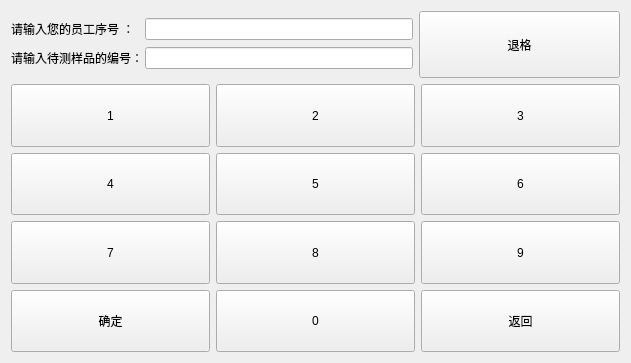
<?xml version="1.0" encoding="UTF-8"?>
<ui version="4.0">
 <class>input_person_sampleSerial</class>
 <widget class="QWidget" name="input_person_sampleSerial">
  <property name="geometry">
   <rect>
    <x>0</x>
    <y>0</y>
    <width>631</width>
    <height>363</height>
   </rect>
  </property>
  <property name="windowTitle">
   <string>Form</string>
  </property>
  <layout class="QGridLayout" name="gridLayout_3">
   <item row="0" column="0">
    <layout class="QVBoxLayout" name="verticalLayout" stretch="1,4">
     <item>
      <layout class="QHBoxLayout" name="horizontalLayout" stretch="2,1">
       <item>
        <layout class="QGridLayout" name="gridLayout_2">
         <property name="spacing">
          <number>0</number>
         </property>
         <item row="0" column="0">
          <widget class="QLabel" name="label">
           <property name="text">
            <string>请输入您的员工序号 ：   </string>
           </property>
          </widget>
         </item>
         <item row="0" column="1">
          <widget class="QLineEdit" name="lineEdit_people"/>
         </item>
         <item row="1" column="0">
          <widget class="QLabel" name="label_2">
           <property name="text">
            <string>请输入待测样品的编号：</string>
           </property>
          </widget>
         </item>
         <item row="1" column="1">
          <widget class="QLineEdit" name="lineEdit_serial"/>
         </item>
        </layout>
       </item>
       <item>
        <widget class="QPushButton" name="pushButton">
         <property name="sizePolicy">
          <sizepolicy hsizetype="Minimum" vsizetype="Minimum">
           <horstretch>0</horstretch>
           <verstretch>0</verstretch>
          </sizepolicy>
         </property>
         <property name="text">
          <string>退格</string>
         </property>
        </widget>
       </item>
      </layout>
     </item>
     <item>
      <layout class="QGridLayout" name="gridLayout">
       <item row="0" column="0">
        <widget class="QPushButton" name="b_1">
         <property name="sizePolicy">
          <sizepolicy hsizetype="Minimum" vsizetype="Minimum">
           <horstretch>0</horstretch>
           <verstretch>0</verstretch>
          </sizepolicy>
         </property>
         <property name="text">
          <string>1</string>
         </property>
        </widget>
       </item>
       <item row="0" column="1">
        <widget class="QPushButton" name="b_2">
         <property name="sizePolicy">
          <sizepolicy hsizetype="Minimum" vsizetype="Minimum">
           <horstretch>0</horstretch>
           <verstretch>0</verstretch>
          </sizepolicy>
         </property>
         <property name="text">
          <string>2</string>
         </property>
        </widget>
       </item>
       <item row="0" column="2">
        <widget class="QPushButton" name="b_3">
         <property name="sizePolicy">
          <sizepolicy hsizetype="Minimum" vsizetype="Minimum">
           <horstretch>0</horstretch>
           <verstretch>0</verstretch>
          </sizepolicy>
         </property>
         <property name="text">
          <string>3</string>
         </property>
        </widget>
       </item>
       <item row="1" column="0">
        <widget class="QPushButton" name="b_4">
         <property name="sizePolicy">
          <sizepolicy hsizetype="Minimum" vsizetype="Minimum">
           <horstretch>0</horstretch>
           <verstretch>0</verstretch>
          </sizepolicy>
         </property>
         <property name="text">
          <string>4</string>
         </property>
        </widget>
       </item>
       <item row="1" column="1">
        <widget class="QPushButton" name="b_5">
         <property name="sizePolicy">
          <sizepolicy hsizetype="Minimum" vsizetype="Minimum">
           <horstretch>0</horstretch>
           <verstretch>0</verstretch>
          </sizepolicy>
         </property>
         <property name="text">
          <string>5</string>
         </property>
        </widget>
       </item>
       <item row="1" column="2">
        <widget class="QPushButton" name="b_6">
         <property name="sizePolicy">
          <sizepolicy hsizetype="Minimum" vsizetype="Minimum">
           <horstretch>0</horstretch>
           <verstretch>0</verstretch>
          </sizepolicy>
         </property>
         <property name="text">
          <string>6</string>
         </property>
        </widget>
       </item>
       <item row="2" column="0">
        <widget class="QPushButton" name="b_7">
         <property name="sizePolicy">
          <sizepolicy hsizetype="Minimum" vsizetype="Minimum">
           <horstretch>0</horstretch>
           <verstretch>0</verstretch>
          </sizepolicy>
         </property>
         <property name="text">
          <string>7</string>
         </property>
        </widget>
       </item>
       <item row="2" column="1">
        <widget class="QPushButton" name="b_8">
         <property name="sizePolicy">
          <sizepolicy hsizetype="Minimum" vsizetype="Minimum">
           <horstretch>0</horstretch>
           <verstretch>0</verstretch>
          </sizepolicy>
         </property>
         <property name="text">
          <string>8</string>
         </property>
        </widget>
       </item>
       <item row="2" column="2">
        <widget class="QPushButton" name="b_9">
         <property name="sizePolicy">
          <sizepolicy hsizetype="Minimum" vsizetype="Minimum">
           <horstretch>0</horstretch>
           <verstretch>0</verstretch>
          </sizepolicy>
         </property>
         <property name="text">
          <string>9</string>
         </property>
        </widget>
       </item>
       <item row="3" column="0">
        <widget class="QPushButton" name="b_ok">
         <property name="sizePolicy">
          <sizepolicy hsizetype="Minimum" vsizetype="Minimum">
           <horstretch>0</horstretch>
           <verstretch>0</verstretch>
          </sizepolicy>
         </property>
         <property name="text">
          <string>确定</string>
         </property>
        </widget>
       </item>
       <item row="3" column="1">
        <widget class="QPushButton" name="b_0">
         <property name="sizePolicy">
          <sizepolicy hsizetype="Minimum" vsizetype="Minimum">
           <horstretch>0</horstretch>
           <verstretch>0</verstretch>
          </sizepolicy>
         </property>
         <property name="text">
          <string>0</string>
         </property>
        </widget>
       </item>
       <item row="3" column="2">
        <widget class="QPushButton" name="b_return">
         <property name="sizePolicy">
          <sizepolicy hsizetype="Minimum" vsizetype="Minimum">
           <horstretch>0</horstretch>
           <verstretch>0</verstretch>
          </sizepolicy>
         </property>
         <property name="text">
          <string>返回</string>
         </property>
        </widget>
       </item>
      </layout>
     </item>
    </layout>
   </item>
  </layout>
 </widget>
 <resources/>
 <connections/>
</ui>
